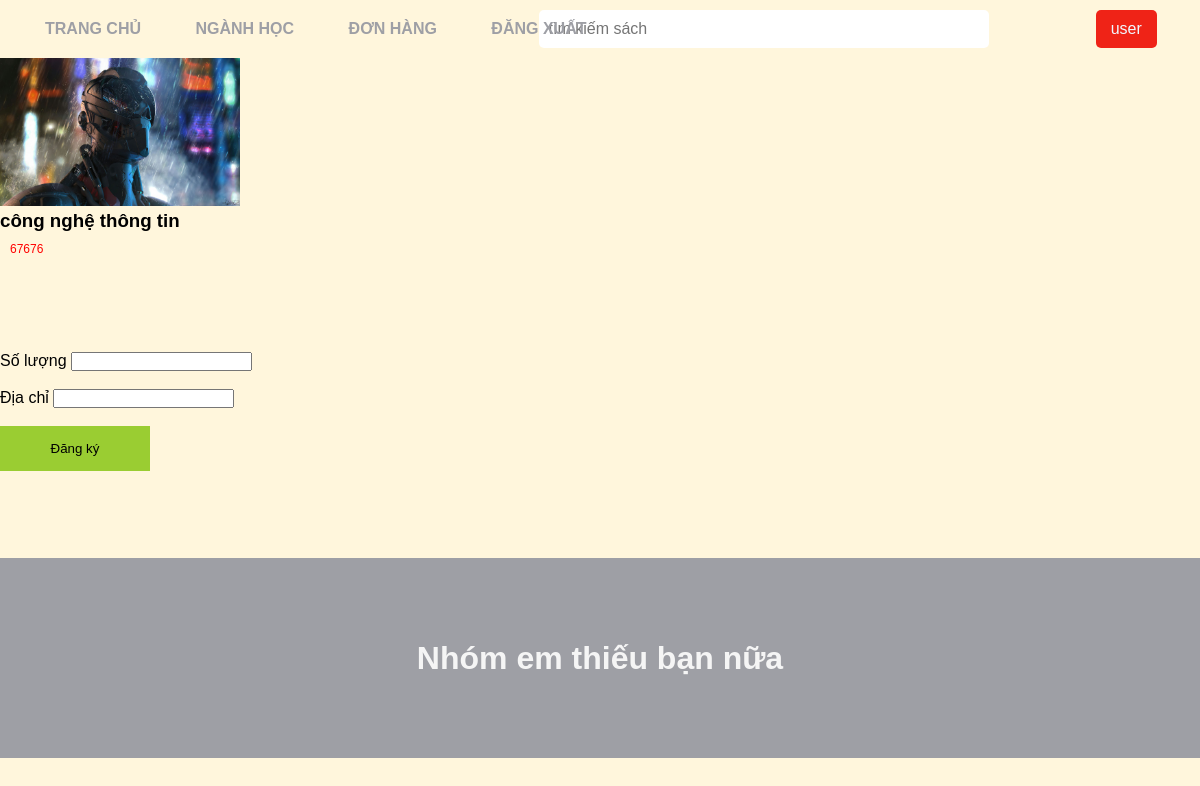
Screenshot of /index.php?act=dangKy&id_s=6 (signed in) with the database file from the repository.
### tables this page shows
CREATE TABLE `sach` (
  `id_sach` int(11) NOT NULL,
  `ky` int(11) NOT NULL,
  `ten_sach` varchar(255) NOT NULL,
  `gia_ban` int(10) NOT NULL,
  `so_luong` int(11) NOT NULL,
  `hinh_anh` varchar(255) DEFAULT NULL,
  `mo_ta` varchar(255) DEFAULT NULL,
  `id_danh_muc` int(11) NOT NULL,
  `trang_thai` int(11) NOT NULL
);

### models/connectdb.php (called while the page is built, shortened)
<?php
function connect()
{
    $servername = "localhost";
    $username = "root";
    $password = "";
    try {
        $conn = new PDO("mysql:host=$servername;dbname=xuong1_done", $username, $password);
        $conn->setAttribute(PDO::ATTR_ERRMODE, PDO::ERRMODE_EXCEPTION);
    } catch (PDOException $e) {
        echo $e->getMessage();
    }
    return $conn;
}
function getData($query, $params = [], $getAll = true)
{
    $conn = connect();
    $stmt = $conn->prepare($query);
    $stmt->execute($params);
    if ($getAll) {
        return $stmt->fetchAll();
    }
    return $stmt->fetch();
}

### models/sach.php (called while the page is built, shortened)
<?php
require_once "models/connectdb.php";
function getOneSach($id)
{
    $sql = "SELECT * FROM sach WHERE id_sach=?";
    return getData($sql, [$id]);
}

### views/site/dangKy/list.php (the view, shortened to what this page needs)
<main class="formdk" style="min-height: 500px;">
    <?php foreach ($vlAllS as $i => $s) { ?>
        <div class="thongTinSP">
            <div class="">
                <img class=" image" src="<?php echo $s['hinh_anh'] ?>" alt="Sản phẩm" width="20%">
            </div>
            <div class="thongTin">
                <h3><?php echo $s['ten_sach'] ?></h3>
                <p style="text-align: left; color: red; font-size: 12px;"><?php echo $s['gia_ban'] ?></p>
            </div>
        </div>
        <form action="index.php?act=dangKy" method="post">
            <label for="soLuong">Số lượng</label>
            <input type="number" min="1" name="soLuong" required> <br> <br>
            <label for="diaChi">Địa chỉ</label>
            <input type="text" name="diaChi" required> <br> <br>
            <button class="dk" type="submit">Đăng ký</button>
        </form>
    <?php } ?>
</main>

### views/content/css/style.css (style rules this page uses)
* { margin: 0; padding: 0; box-sizing: border-box; }
body { font-family: Arial, sans-serif; background-color: #fff6dc; }
.item a, p { text-align: center; text-decoration: none; color: black; font-size: 26px; padding: 10px; }
button { width: 100%; line-height: 45px; background-color: yellowgreen; border: none; }
.dk { width: 150px; }
.formdk { display: grid; min-height: 464px; }

### rows the page displays
sach: hinh_anh (picture), ten_sach "công nghệ thông tin", gia_ban "67676"
